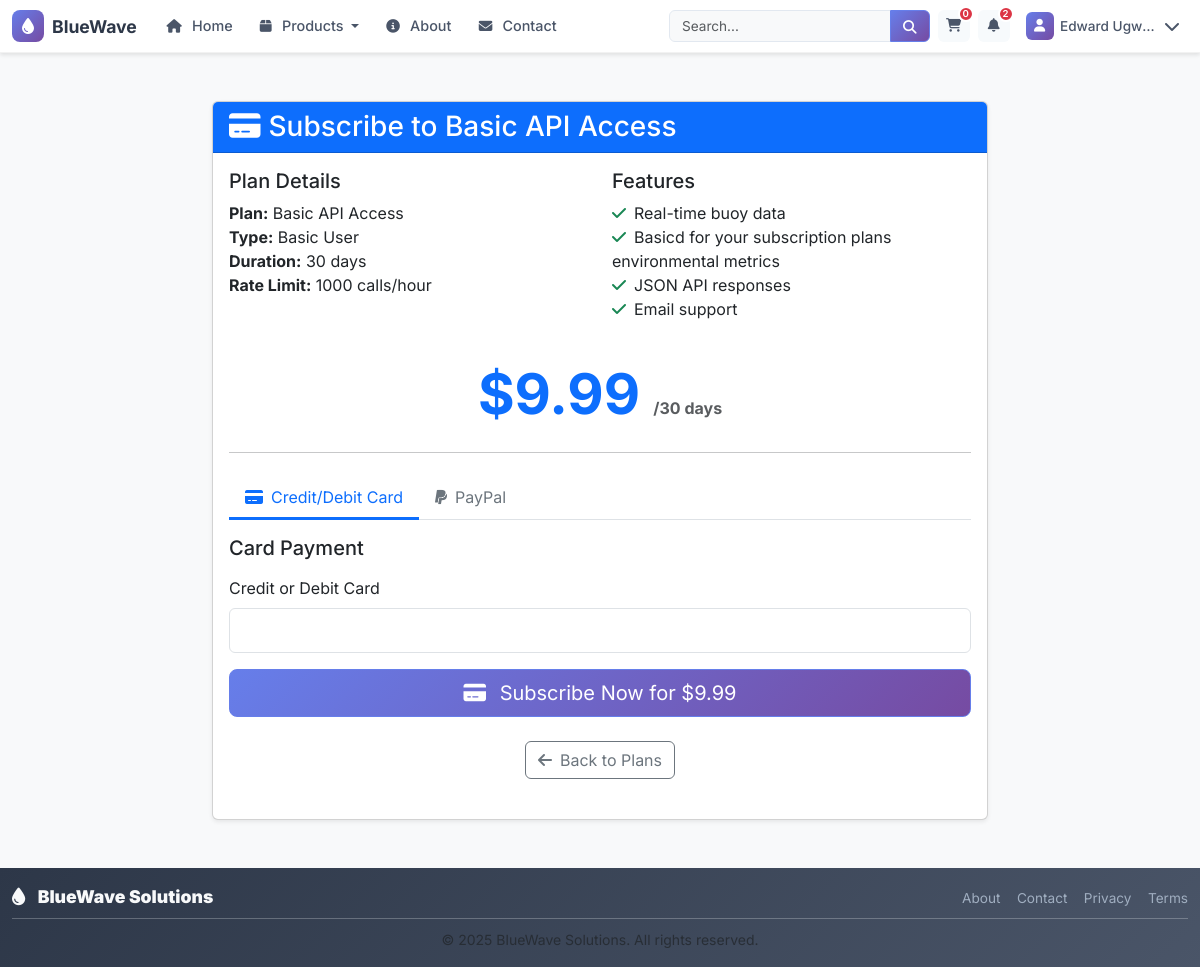
Screenshot of /subscriptions/subscribe/1/ (signed in) with the database file from the repository.
### accounts/models.py (models this page shows, shortened)
class CustomUser(AbstractUser):
    email = models.EmailField(
        verbose_name="email address",
        unique=True,
        help_text="Required. Enter a valid email address."
    )
    groups = models.ManyToManyField(
        Group,
        verbose_name="groups",
        blank=True,
        help_text="The groups this user belongs to.",
        related_name="customuser_set",
        related_query_name="customuser",
    )
    user_permissions = models.ManyToManyField(
        Permission,
        verbose_name="user permissions",
        blank=True,
        help_text="Specific permissions for this user.",
        related_name="customuser_permissions_set",
        related_query_name="customuser_permission",
    )
    USERNAME_FIELD = 'email'
    REQUIRED_FIELDS = ['username']  # Required when creating superuser via createsuperuser
    class Meta:
        verbose_name = "User"
        verbose_name_plural = "Users"

### subscriptions/models.py (models this page shows, shortened)
class SubscriptionPlan(models.Model):
    PLAN_TYPES = [
        ('basic_user', 'Basic User'),
        ('researcher', 'Researcher'),
        ('premium', 'Premium'),
    ]
    DURATION_CHOICES = [
        (30, '30 Days'),
        (90, '90 Days'),
        (365, '365 Days'),
    ]
    name = models.CharField(max_length=100)
    plan_type = models.CharField(max_length=20, choices=PLAN_TYPES)
    duration_days = models.IntegerField(choices=DURATION_CHOICES)
    price = models.DecimalField(max_digits=10, decimal_places=2)
    api_rate_limit = models.IntegerField(default=1000, help_text="API requests per hour")
    description = models.TextField(blank=True)
    features = models.JSONField(default=list, blank=True, help_text="List of plan features")
    is_active = models.BooleanField(default=True)
    created_at = models.DateTimeField(auto_now_add=True)
    updated_at = models.DateTimeField(auto_now=True)
    class Meta:
        unique_together = ['plan_type', 'duration_days']
        ordering = ['price']
        verbose_name = 'Subscription Plan'
        verbose_name_plural = 'Subscription Plans'

### subscriptions/views.py (the view, shortened to what this page needs)
# urls.py: path('subscribe/<int:plan_id>/', views.subscribe, name='subscribe'),
@login_required
def subscribe(request, plan_id):
    plan = get_object_or_404(SubscriptionPlan, id=plan_id, is_active=True)
    existing_subscription = UserSubscription.objects.filter(
        user=request.user,
        plan=plan,
        is_active=True,
        end_date__gt=timezone.now()
    ).first()
    if existing_subscription:
        messages.warning(request, f'You already have an active {plan.name} subscription.')
        return redirect('subscriptions:my_subscriptions')
    return render(request, 'subscriptions/subscribe.html', {
        'plan': plan,
        'stripe_public_key': settings.STRIPE_PUBLIC_KEY,
        'page_title': f'Subscribe to {plan.name}'
    })

### templates/subscriptions/subscribe.html (shortened to what this page needs)
{% extends "base.html" %}
{% load static %} {% block title %}{{ page_title }}{% endblock %}
{% block content %}
<div class="container py-5">
  <div class="row justify-content-center">
    <div class="col-lg-8">
      <div class="card shadow-sm">
        <div class="card-header bg-primary text-white">
          <h3 class="mb-0">
            <i class="fas fa-credit-card me-2"></i>Subscribe to {{ plan.name }}
          </h3>
        </div>
        <div class="card-body">
          <div class="row mb-4">
            <div class="col-md-6">
              <h5>Plan Details</h5>
              <ul class="list-unstyled">
                <li><strong>Plan:</strong> {{ plan.name }}</li>
                <li><strong>Type:</strong> {{ plan.get_plan_type_display }}</li>
                <li>
                  <strong>Duration:</strong> {{ plan.duration_days }} days
                </li>
                <li>
                  <strong>Rate Limit:</strong> {{ plan.api_rate_limit }}
                  calls/hour
                </li>
              </ul>
            </div>
            <div class="col-md-6">
              <h5>Features</h5>
              <ul class="list-unstyled">
                {% for feature in plan.features %}
                <li>
                  <i class="fas fa-check text-success me-2"></i>{{ feature }}
                </li>
                {% endfor %}
              </ul>
            </div>
          </div>
          <div class="text-center mb-4">
            <div class="display-4 fw-bold text-primary">
              ${{ plan.price }}
              <small class="fs-6 text-muted"
                >/{{ plan.duration_days }} days</small
              >
            </div>
          </div>
          <hr class="my-4" />
          <form id="payment-form" method="post" class="mb-4">
            <ul class="nav nav-tabs mb-3" id="paymentTab" role="tablist">
              <li class="nav-item" role="presentation">
                <button
                  class="nav-link active"
                  id="stripe-tab"
                  data-bs-toggle="tab"
                  data-bs-target="#stripe-pane"
                  type="button"
                  role="tab"
                  aria-controls="stripe-pane"
                  aria-selected="true"
                >
                  <i class="fas fa-credit-card me-2"></i>Credit/Debit Card
                </button>
              </li>
              <li class="nav-item" role="presentation">
                <button
                  class="nav-link"
                  id="paypal-tab"
                  data-bs-toggle="tab"
                  data-bs-target="#paypal-pane"
                  type="button"
                  role="tab"
                  aria-controls="paypal-pane"
                  aria-selected="false"
                >
                  <i class="fab fa-paypal me-2"></i>PayPal
                </button>
              </li>
            </ul>
            <div class="tab-content" id="paymentTabContent">
              <div
                class="tab-pane fade show active"
                id="stripe-pane"
                role="tabpanel"
                aria-labelledby="stripe-tab"
              >
                <h5 class="mb-3">Card Payment</h5>
                <div class="form-group mb-3">
                  <label for="card-element" class="form-label"
                    >Credit or Debit Card</label
                  >
                  <div
                    id="card-element"
                    class="form-control"
                    style="height: 45px; padding: 10px"
                  ></div>
                </div>
                <div class="d-grid gap-2">
                  <button
                    type="submit"
                    id="stripe-submit-button"
                    class="btn btn-primary btn-lg"
                  >
                    <i class="fas fa-credit-card me-2"></i>
                    <span id="button-text"
                      >Subscribe Now for ${{ plan.price }}</span
                    >
                  </button>
                </div>
              </div>
            </div>
            <div class="text-center mt-4">
              <a
                href="{% url 'subscriptions:subscription_plans' %}"
                class="btn btn-outline-secondary"
              >
                <i class="fas fa-arrow-left me-2"></i>Back to Plans
              </a>
            </div>
          </form>
        </div>
      </div>
    </div>
  </div>
</div>
{% endblock %}

### templates/base.html (shortened to what this page needs)
{% load static %}
<!DOCTYPE html>
<html lang="en">
  <head>
    <link
      href="https://cdn.jsdelivr.net/npm/bootstrap@5.3.2/dist/css/bootstrap.min.css"
      rel="stylesheet"
    />
    <link
      rel="stylesheet"
      href="https://cdnjs.cloudflare.com/ajax/libs/font-awesome/6.4.0/css/all.min.css"
    />
    <link rel="stylesheet" href="{% static 'css/auth.css' %}" />
  </head>
  <body class="d-flex flex-column min-vh-100">
    <nav
      class="navbar navbar-expand-lg navbar-light bg-white shadow-sm sticky-top"
    >
      <div class="container">
        <a class="navbar-brand" href="{% url 'core:landing_page' %}">
          <div class="brand-container">
            <div class="brand-icon">
              <i class="fas fa-tint"></i>
            </div>
            <div class="brand-text">
              <span class="brand-name">BlueWave</span>
            </div>
          </div>
        </a>
        <div class="collapse navbar-collapse" id="navbarNav">
          <ul class="navbar-nav me-auto">
            <li class="nav-item">
              <a class="nav-link" href="{% url 'core:landing_page' %}">
                <i class="fas fa-home"></i>
                <span class="nav-text">Home</span>
              </a>
            </li>
            <li class="nav-item dropdown">
              <a
                class="nav-link dropdown-toggle"
                href="#"
                id="productsDropdown"
                role="button"
                data-bs-toggle="dropdown"
                aria-expanded="false"
              >
                <i class="fas fa-box"></i>
                <span class="nav-text">Products</span>
              </a>
            </li>
            <li class="nav-item">
              <a class="nav-link" href="{% url 'core:about' %}">
                <i class="fas fa-info-circle"></i>
                <span class="nav-text">About</span>
              </a>
            </li>
            <li class="nav-item">
              <a class="nav-link" href="{% url 'core:contact' %}">
                <i class="fas fa-envelope"></i>
                <span class="nav-text">Contact</span>
              </a>
            </li>
          </ul>
          <div class="search-container me-2">
            <form
              class="search-form"
              method="get"
              action="{% url 'products:product_list' %}"
            >
              <div class="input-group">
                <input
                  type="search"
                  name="search"
                  class="form-control search-input"
                  placeholder="Search..."
                  value="{{ request.GET.search|default:'' }}"
                />
                <button class="btn search-btn" type="submit">
                  <i class="fas fa-search"></i>
                </button>
              </div>
            </form>
          </div>
          <div class="user-actions d-flex align-items-center">
            {% if user.is_authenticated %}
            <a
              href="{% url 'cart:cart_detail' %}"
              class="nav-icon-link me-2"
              title="Shopping Cart"
            >
              <i class="fas fa-shopping-cart"></i>
              <span class="icon-badge" id="cart-count">0</span>
            </a>
            <div class="dropdown me-2">
              <a
                href="#"
                class="nav-icon-link"
                data-bs-toggle="dropdown"
                title="Notifications"
                aria-expanded="false"
              >
                <i class="fas fa-bell"></i>
                <span class="icon-badge">2</span>
              </a>
            </div>
            <div class="dropdown">
              <a
                href="#"
                class="user-dropdown-toggle"
                data-bs-toggle="dropdown"
                title="Account Menu"
                aria-expanded="false"
              >
                <div class="user-avatar">
                  <i class="fas fa-user"></i>
                </div>
                <span class="user-name d-none d-lg-inline"
                  >{{ user.get_full_name|default:user.username }}</span
                >
                <i class="fas fa-chevron-down ms-1 d-none d-lg-inline"></i>
              </a>
            </div>
            {% endif %}
          </div>
        </div>
      </div>
    </nav>
    <main class="flex-fill">
       {% block content %}{% endblock %}
    </main>
    <footer class="footer py-3 bg-dark text-light mt-auto">
      <div class="container">
        <div class="row align-items-center">
          <div class="col-md-6">
            <div class="footer-brand">
              <i class="fas fa-tint me-2"></i>
              <strong>BlueWave Solutions</strong>
            </div>
          </div>
          <div class="col-md-6 text-md-end">
            <div class="footer-links">
              <a href="{% url 'core:about' %}" class="footer-link">About</a>
              <a href="{% url 'core:contact' %}" class="footer-link">Contact</a>
              <a href="#" class="footer-link">Privacy</a>
              <a href="#" class="footer-link">Terms</a>
            </div>
          </div>
        </div>
        <hr class="my-2 opacity-25" />
        <div class="row">
          <div class="col-12 text-center">
            <small class="text-muted">
              &copy; 2025 BlueWave Solutions. All rights reserved.
            </small>
          </div>
        </div>
      </div>
    </footer>
  </body>
</html>

### static/css/auth.css (style rules this page uses)
a { transition: color 0.2s ease; }

### templates/subscriptions/subscribe.html (style rules this page uses)
.nav-tabs .nav-link { border: none; border-bottom: 3px solid transparent; background: none; color: #6c757d; }
.nav-tabs .nav-link.active { border-bottom-color: #0d6efd; color: #0d6efd; background: none; }

### rows the page displays
CustomUser: get_full_name "Edward Ugw…"
SubscriptionPlan: name "Basic API Access", plan_type "Basic User", duration_days "30", api_rate_limit "1000", price "9.99"

### other values shown
{{ feature }} "Real-time buoy data" "Basicd for your subscription plans environmental metrics" "JSON API responses" "Email support"
